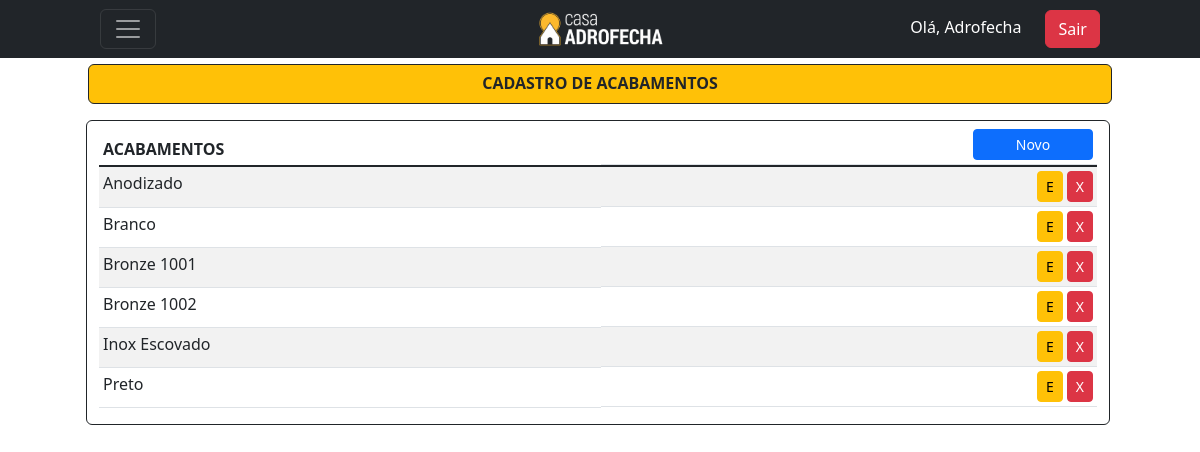
Before: /listar/acabamento/ (signed in) with the older database file.
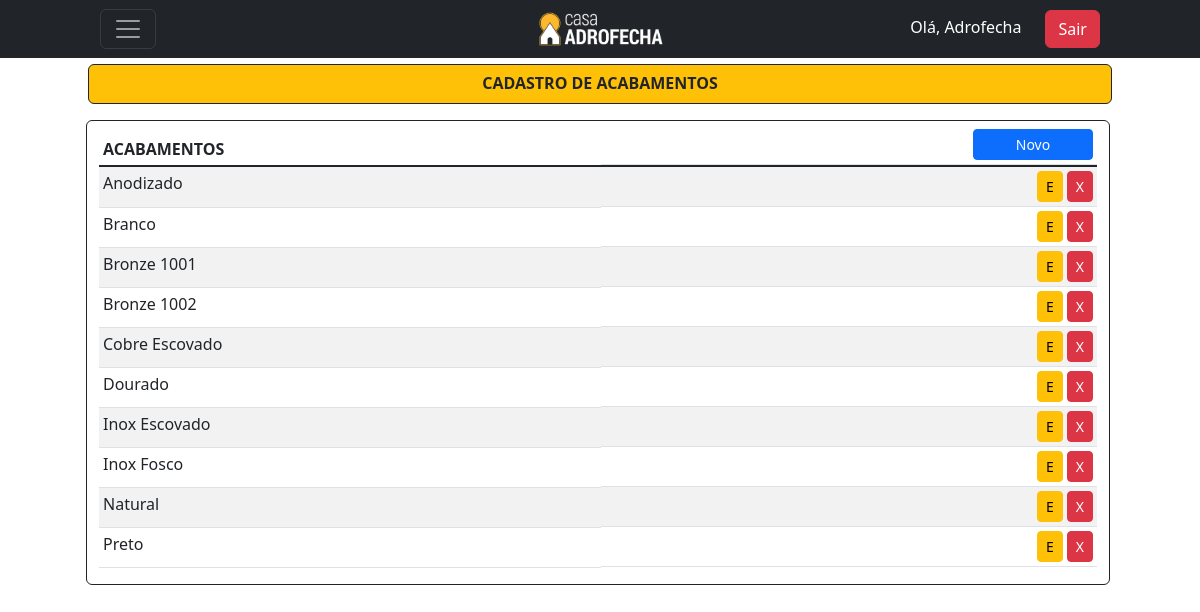
After: the same page with the newer database file.
### cadastros/models.py (models this page shows)
class Acabamento(models.Model):
    acabamento = models.CharField(max_length=50, unique=True)
    class Meta:
        verbose_name = 'Acabamento'
        verbose_name_plural = 'Acabamentos'
        ordering = ["acabamento"]
    def __str__(self):
        return self.acabamento

### cadastros/views.py (the view)
# urls.py: path('listar/acabamento/', AcabamentoList.as_view(), name='listar-acabamento'),
class AcabamentoList(LoginRequiredMixin,PermissionRequiredMixin, ListView):
    model = Acabamento
    template_name = 'cadastros/listas/acabamento.html'
    permission_required = 'cadastros.view_acabamento'

### cadastros/templates/cadastros/listas/acabamento.html (shortened to what this page needs)
{% extends 'base.html' %}
{% block content %}
<header class="mt-5 pt-3">
  <div>
      <div class="bg-warning rounded text-dark border border-dark container h-10 d-flex align-items-center justify-content-center">
        <h1><strong>CADASTRO DE ACABAMENTOS</strong></h1>
      </div>
  </div>
</header>
<div class="container mt-3">
  <div class="d-flex justify-content-center row">
      <div class="border border-dark rounded mb-3 me-1">
          <table class="mt-1 table table-sm table-striped">
            <thead>
              <tr>
                <th>ACABAMENTOS</th>
                <th class="d-flex justify-content-end"><a href="{% url 'cadastrar-acabamento' %}" style="width: 120px;" class="btn btn-primary bg-primary btn-sm">Novo</a></th>
              </tr>
            </thead>
            <tbody class="table-group-divider">
                {% for item in object_list|dictsort:"acabamento" %}
                <tr>
                    <td>{{ item }}</td>
                    <td class="d-flex justify-content-end">
                        <a href="{% url 'editar-acabamento' item.pk %}" class="me-1 btn btn-warning btn-sm" title="Editar">E</a>
                        <a href="{% url 'excluir-acabamento' item.pk %}" class="btn btn-danger btn-sm" title="Excluir">X</a>
                    </td>
                </tr>
                {% empty %}
                <tr>
                    <td colspan="3">Nenhum acabamento cadastrado</td>
                </tr>
                {% endfor %}
            </tbody>
          </table>
      </div>
  </div>
</div>
{% endblock %}

Changed rows visible on the page:
added Acabamento: acabamento "Cobre Escovado"
added Acabamento: acabamento "Dourado"
added Acabamento: acabamento "Inox Fosco"
added Acabamento: acabamento "Natural"
